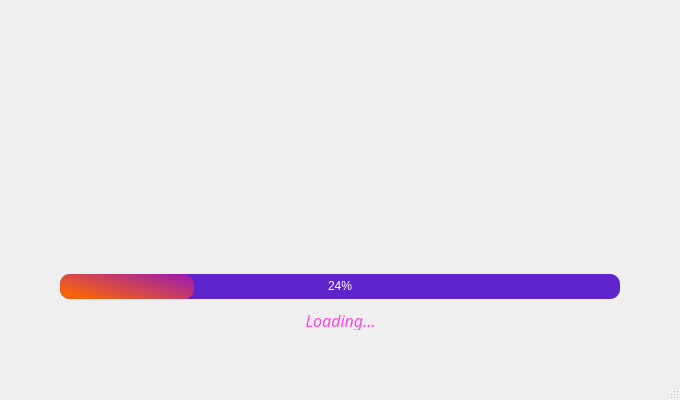
<?xml version="1.0" encoding="UTF-8"?>
<ui version="4.0">
 <class>SplashScreen</class>
 <widget class="QMainWindow" name="SplashScreen">
  <property name="geometry">
   <rect>
    <x>0</x>
    <y>0</y>
    <width>680</width>
    <height>400</height>
   </rect>
  </property>
  <property name="windowTitle">
   <string>MainWindow</string>
  </property>
  <widget class="QWidget" name="centralwidget">
   <layout class="QVBoxLayout" name="verticalLayout">
    <property name="spacing">
     <number>0</number>
    </property>
    <property name="leftMargin">
     <number>10</number>
    </property>
    <property name="topMargin">
     <number>10</number>
    </property>
    <property name="rightMargin">
     <number>10</number>
    </property>
    <property name="bottomMargin">
     <number>10</number>
    </property>
    <item>
     <widget class="QFrame" name="dropShadowFrame">
      <property name="styleSheet">
       <string notr="true">QFrame{
	
	
	
	image: url(:/res_splash/cscapstone_splashscreen_img.png);
	color: rgba(243, 4, 151, 100);
	border-radius: 20px;
}</string>
      </property>
      <property name="frameShape">
       <enum>QFrame::StyledPanel</enum>
      </property>
      <property name="frameShadow">
       <enum>QFrame::Raised</enum>
      </property>
      <widget class="QProgressBar" name="progressBar">
       <property name="geometry">
        <rect>
         <x>50</x>
         <y>264</y>
         <width>560</width>
         <height>25</height>
        </rect>
       </property>
       <property name="styleSheet">
        <string notr="true">QProgressBar {
	
	background-color: rgb(94, 37, 204);
	color: rgb(255, 255, 255);
	border-style: none;
	border-radius: 10px;
	text-align: center;
}

QProgressBar::chunk {
	border-radius: 10px;
	background-color: qlineargradient(spread:pad, x1:0, y1:0.67, x2:1, y2:0, stop:0 rgba(247, 99, 12, 255), stop:1 rgba(243, 4, 151, 100));
}
</string>
       </property>
       <property name="value">
        <number>24</number>
       </property>
      </widget>
      <widget class="QLabel" name="label">
       <property name="geometry">
        <rect>
         <x>0</x>
         <y>300</y>
         <width>661</width>
         <height>20</height>
        </rect>
       </property>
       <property name="font">
        <font>
         <family>Lucida Sans Typewriter</family>
         <pointsize>12</pointsize>
         <weight>50</weight>
         <italic>true</italic>
         <bold>false</bold>
        </font>
       </property>
       <property name="styleSheet">
        <string notr="true">color: rgb(255, 69, 224)</string>
       </property>
       <property name="text">
        <string>Loading...</string>
       </property>
       <property name="alignment">
        <set>Qt::AlignCenter</set>
       </property>
      </widget>
     </widget>
    </item>
   </layout>
  </widget>
  <widget class="QStatusBar" name="statusbar"/>
 </widget>
 <resources>
  <include location="res_splash.qrc"/>
 </resources>
 <connections/>
</ui>
